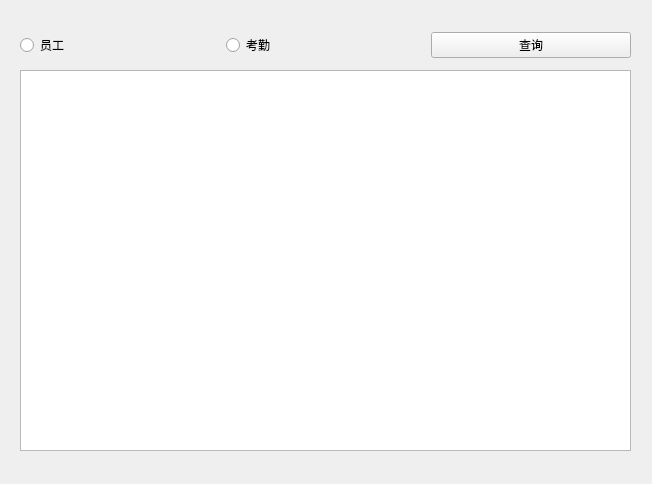
<?xml version="1.0" encoding="UTF-8"?>
<ui version="4.0">
 <class>SelectWin</class>
 <widget class="QWidget" name="SelectWin">
  <property name="geometry">
   <rect>
    <x>0</x>
    <y>0</y>
    <width>652</width>
    <height>484</height>
   </rect>
  </property>
  <property name="windowTitle">
   <string>Form</string>
  </property>
  <widget class="QTableView" name="tableView">
   <property name="geometry">
    <rect>
     <x>20</x>
     <y>70</y>
     <width>611</width>
     <height>381</height>
    </rect>
   </property>
  </widget>
  <widget class="QWidget" name="layoutWidget">
   <property name="geometry">
    <rect>
     <x>20</x>
     <y>30</y>
     <width>611</width>
     <height>30</height>
    </rect>
   </property>
   <layout class="QHBoxLayout" name="horizontalLayout">
    <item>
     <widget class="QRadioButton" name="empRb">
      <property name="text">
       <string>员工</string>
      </property>
     </widget>
    </item>
    <item>
     <widget class="QRadioButton" name="attRb">
      <property name="text">
       <string>考勤</string>
      </property>
     </widget>
    </item>
    <item>
     <widget class="QPushButton" name="selectBt">
      <property name="text">
       <string>查询</string>
      </property>
     </widget>
    </item>
   </layout>
  </widget>
 </widget>
 <resources/>
 <connections/>
</ui>
